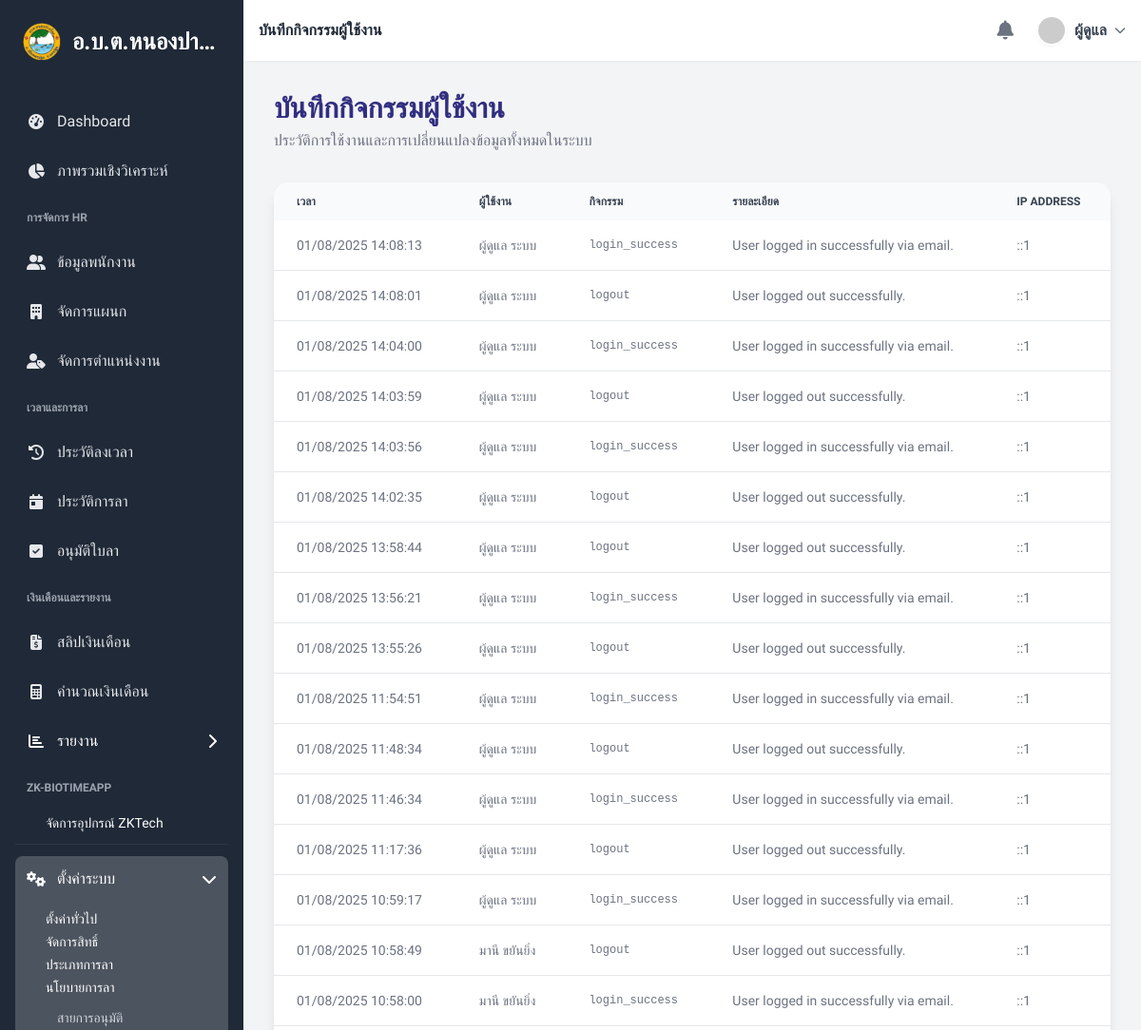
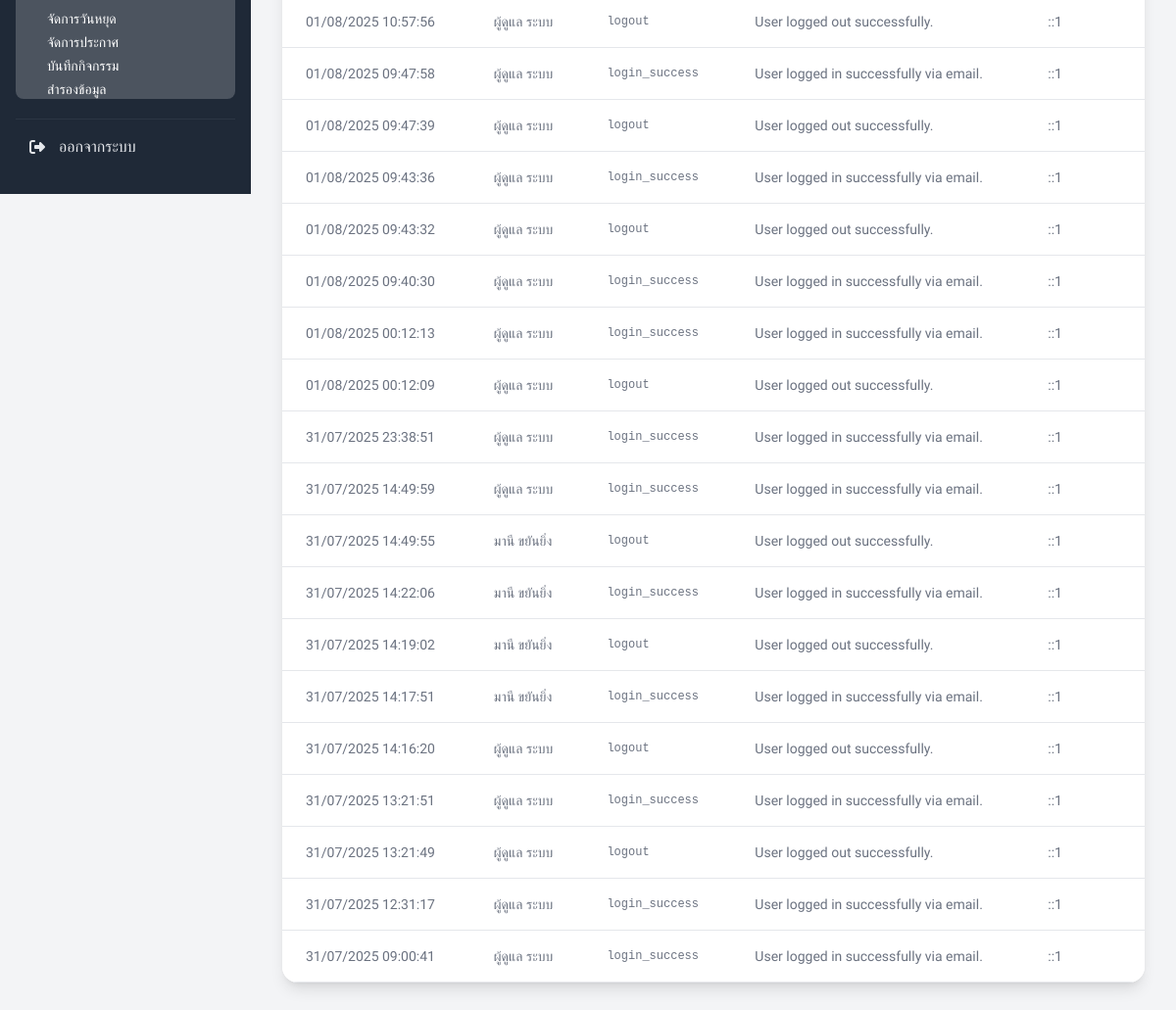
/audit_log (signed in), run on the app's committed database (2 pictures, top to bottom).
### tables this page shows
CREATE TABLE `audit_logs`  (
  `id` int NOT NULL AUTO_INCREMENT,
  `user_id` int NULL DEFAULT NULL,
  `action` varchar(100) NOT NULL,
  `details` text NULL,
  `ip_address` varchar(45) NULL DEFAULT NULL,
  `timestamp` timestamp NOT NULL DEFAULT current_timestamp,
  PRIMARY KEY (`id`) USING BTREE,
  INDEX `user_id`(`user_id`) USING BTREE,
  INDEX `action`(`action`) USING BTREE,
  INDEX `timestamp`(`timestamp`) USING BTREE,
  CONSTRAINT `fk_audit_user` FOREIGN KEY (`user_id`) REFERENCES `employees` (`id`) ON DELETE SET NULL ON UPDATE RESTRICT
);

CREATE TABLE `employees`  (
  `id` int NOT NULL AUTO_INCREMENT,
  `employee_code` varchar(50) NOT NULL,
  `password` varchar(255) NOT NULL,
  `prefix` varchar(50) NOT NULL,
  `first_name_th` varchar(100) NOT NULL,
  `first_name_en` varchar(100) NULL DEFAULT NULL,
  `last_name_th` varchar(100) NOT NULL,
  `last_name_en` varchar(100) NULL DEFAULT NULL,
  `gender` varchar(10) NULL DEFAULT NULL,
  `birth_date` date NULL DEFAULT NULL,
  `nationality` varchar(100) NULL DEFAULT NULL,
  `email` varchar(100) NOT NULL,
  `phone_number` varchar(20) NULL DEFAULT NULL,
  `work_phone` varchar(20) NULL DEFAULT NULL,
  `national_id` varchar(20) NULL DEFAULT NULL,
  `address_line1` varchar(255) NULL DEFAULT NULL,
  `district` varchar(100) NULL DEFAULT NULL,
  `province` varchar(100) NULL DEFAULT NULL,
  `postal_code` varchar(10) NULL DEFAULT NULL,
  `start_date` date NOT NULL,
  `probation_days` int NULL DEFAULT NULL,
  `status` enum('ทำงาน','ทดลองงาน','ลาออก','พักงาน') NOT NULL DEFAULT 'ทดลองงาน',
  `position_id` int NULL DEFAULT NULL,
  `department_id` int NULL DEFAULT NULL,
  `supervisor_id` int NULL DEFAULT NULL,
  `role_id` int NOT NULL,
  `line_user_id` varchar(255) NULL DEFAULT NULL,
  `salary` decimal(10, 2) NULL DEFAULT 0.00,
  `tax_id` varchar(20) NULL DEFAULT NULL,
  `bank_name` varchar(100) NULL DEFAULT NULL,
  `bank_account_number` varchar(30) NULL DEFAULT NULL,
  `provident_fund_rate_employee` decimal(5, 2) NULL DEFAULT NULL,
  `provident_fund_rate_company` decimal(5, 2) NULL DEFAULT NULL,
  `profile_image_path` varchar(255) NULL DEFAULT NULL,
  PRIMARY KEY (`id`) USING BTREE,
  UNIQUE INDEX `employee_code`(`employee_code`) USING BTREE,
  UNIQUE INDEX `email`(`email`) USING BTREE,
  UNIQUE INDEX `line_user_id`(`line_user_id`) USING BTREE,
  INDEX `position_id`(`position_id`) USING BTREE,
  INDEX `department_id`(`department_id`) USING BTREE,
  INDEX `role_id`(`role_id`) USING BTREE,
  INDEX `supervisor_id`(`supervisor_id`) USING BTREE
);

### controllers/AuditLogController.php (called while the page is built, shortened)
<?php
require_once __DIR__ . '/../models/AuditLog.php';
class AuditLogController {
    public function index() {
        $page_title = "บันทึกกิจกรรมผู้ใช้งาน";
        $database = new Database();
        $db = $database->getConnection();
        $auditLog = new AuditLog($db);
        $stmt = $auditLog->read();
        $num = $stmt->rowCount();
        require_once 'views/audit_logs/index.php';
    }
}
?>

### models/AuditLog.php (called while the page is built, shortened)
<?php
class AuditLog {
    private $conn;
    private $table_name = "audit_logs";
    public function __construct($db) {
        $this->conn = $db;
    }
    public function read($limit = 100, $offset = 0) {
        try {
            $query = "SELECT a.*, e.first_name_th, e.last_name_th, e.employee_code
                      FROM " . $this->table_name . " a
                      LEFT JOIN employees e ON a.user_id = e.id
                      ORDER BY a.timestamp DESC
                      LIMIT :limit OFFSET :offset";
            $stmt = $this->conn->prepare($query);
            $stmt->bindParam(':limit', $limit, PDO::PARAM_INT);
            $stmt->bindParam(':offset', $offset, PDO::PARAM_INT);
            $stmt->execute();
            return $stmt;
        } catch (Exception $e) {
            error_log("AuditLog read error: " . $e->getMessage());
            return false;
        }
    }
}
?>

### models/Setting.php (called while the page is built, shortened)
<?php
class Setting {
    private $conn;
    private $table_name = "system_settings";
    public function __construct($db) {
        $this->conn = $db;
    }
    public function getSimpleSettings() {
        $settings = [];
        $query = "SELECT setting_key, setting_value FROM " . $this->table_name;
        try {
            $stmt = $this->conn->prepare($query);
            $stmt->execute();
            while ($row = $stmt->fetch(PDO::FETCH_ASSOC)) {
                $settings[$row['setting_key']] = $row['setting_value'];
            }
        } catch (PDOException $e) {
            error_log("Error getting simple settings: " . $e->getMessage());
        }
        return $settings;
    }
}
?>

### views/audit_logs/index.php (the view, shortened to what this page needs)
<?php
require_once __DIR__ . '/../layouts/header.php';
require_once __DIR__ . '/../layouts/sidebar.php';
?>
<main class="flex-1 p-4 sm:p-6 lg:p-8">
    <div class="mb-8">
        <h1 class="text-2xl md:text-3xl font-bold text-indigo-900"><?php echo htmlspecialchars($page_title); ?></h1>
        <p class="text-gray-500 mt-1">ประวัติการใช้งานและการเปลี่ยนแปลงข้อมูลทั้งหมดในระบบ</p>
    </div>
    <div class="bg-white rounded-2xl shadow-lg overflow-hidden">
        <div class="overflow-x-auto">
            <table class="w-full text-sm text-left text-gray-500">
                <thead class="text-xs text-gray-700 uppercase bg-gray-50">
                    <tr>
                        <th class="px-6 py-3">เวลา</th>
                        <th class="px-6 py-3">ผู้ใช้งาน</th>
                        <th class="px-6 py-3">กิจกรรม</th>
                        <th class="px-6 py-3">รายละเอียด</th>
                        <th class="px-6 py-3">IP Address</th>
                    </tr>
                </thead>
                <tbody>
                    <?php if ($num > 0): ?>
                        <?php while ($row = $stmt->fetch(PDO::FETCH_ASSOC)): ?>
                            <tr class="bg-white border-b hover:bg-gray-50">
                                <td class="px-6 py-4"><?php echo date('d/m/Y H:i:s', strtotime($row['timestamp'])); ?></td>
                                <td class="px-6 py-4"><?php echo htmlspecialchars($row['first_name_th'] . ' ' . $row['last_name_th']); ?></td>
                                <td class="px-6 py-4 font-mono text-xs"><?php echo htmlspecialchars($row['action']); ?></td>
                                <td class="px-6 py-4"><?php echo htmlspecialchars($row['details']); ?></td>
                                <td class="px-6 py-4"><?php echo htmlspecialchars($row['ip_address']); ?></td>
                            </tr>
                        <?php endwhile; ?>
                    <?php else: ?>
                        <tr><td colspan="5" class="text-center p-4">ไม่พบข้อมูลกิจกรรม</td></tr>
                    <?php endif; ?>
                </tbody>
            </table>
        </div>
    </div>
</main>
<?php require_once __DIR__ . '/../layouts/footer.php'; ?>

### data on the page
audit_logs: timestamp "01/08/2025 14:08:13", user.last_name_th "ผู้ดูแล ระบบ", action "login_success", details "User logged in successfully via email.", ip_address "::1"
audit_logs: timestamp "01/08/2025 14:08:01", user.last_name_th "ผู้ดูแล ระบบ", action "logout", details "User logged out successfully.", ip_address "::1"
audit_logs: timestamp "01/08/2025 14:04:00", user.last_name_th "ผู้ดูแล ระบบ", action "login_success", details "User logged in successfully via email.", ip_address "::1"
audit_logs: timestamp "01/08/2025 14:03:59", user.last_name_th "ผู้ดูแล ระบบ", action "logout", details "User logged out successfully.", ip_address "::1"
audit_logs: timestamp "01/08/2025 14:03:56", user.last_name_th "ผู้ดูแล ระบบ", action "login_success", details "User logged in successfully via email.", ip_address "::1"
audit_logs: timestamp "01/08/2025 14:02:35", user.last_name_th "ผู้ดูแล ระบบ", action "logout", details "User logged out successfully.", ip_address "::1"
audit_logs: timestamp "01/08/2025 13:58:44", user.last_name_th "ผู้ดูแล ระบบ", action "logout", details "User logged out successfully.", ip_address "::1"
audit_logs: timestamp "01/08/2025 13:56:21", user.last_name_th "ผู้ดูแล ระบบ", action "login_success", details "User logged in successfully via email.", ip_address "::1"
audit_logs: timestamp "01/08/2025 13:55:26", user.last_name_th "ผู้ดูแล ระบบ", action "logout", details "User logged out successfully.", ip_address "::1"
audit_logs: timestamp "01/08/2025 11:54:51", user.last_name_th "ผู้ดูแล ระบบ", action "login_success", details "User logged in successfully via email.", ip_address "::1"
audit_logs: timestamp "01/08/2025 11:48:34", user.last_name_th "ผู้ดูแล ระบบ", action "logout", details "User logged out successfully.", ip_address "::1"
audit_logs: timestamp "01/08/2025 11:46:34", user.last_name_th "ผู้ดูแล ระบบ", action "login_success", details "User logged in successfully via email.", ip_address "::1"
audit_logs: timestamp "01/08/2025 11:17:36", user.last_name_th "ผู้ดูแล ระบบ", action "logout", details "User logged out successfully.", ip_address "::1"
audit_logs: timestamp "01/08/2025 10:59:17", user.last_name_th "ผู้ดูแล ระบบ", action "login_success", details "User logged in successfully via email.", ip_address "::1"
audit_logs: timestamp "01/08/2025 10:58:49", user.last_name_th "มานี ขยันยิ่ง", action "logout", details "User logged out successfully.", ip_address "::1"
audit_logs: timestamp "01/08/2025 10:58:00", user.last_name_th "มานี ขยันยิ่ง", action "login_success", details "User logged in successfully via email.", ip_address "::1"
audit_logs: timestamp "01/08/2025 10:57:56", user.last_name_th "ผู้ดูแล ระบบ", action "logout", details "User logged out successfully.", ip_address "::1"
audit_logs: timestamp "01/08/2025 09:47:58", user.last_name_th "ผู้ดูแล ระบบ", action "login_success", details "User logged in successfully via email.", ip_address "::1"
audit_logs: timestamp "01/08/2025 09:47:39", user.last_name_th "ผู้ดูแล ระบบ", action "logout", details "User logged out successfully.", ip_address "::1"
audit_logs: timestamp "01/08/2025 09:43:36", user.last_name_th "ผู้ดูแล ระบบ", action "login_success", details "User logged in successfully via email.", ip_address "::1"
audit_logs: timestamp "01/08/2025 09:43:32", user.last_name_th "ผู้ดูแล ระบบ", action "logout", details "User logged out successfully.", ip_address "::1"
audit_logs: timestamp "01/08/2025 09:40:30", user.last_name_th "ผู้ดูแล ระบบ", action "login_success", details "User logged in successfully via email.", ip_address "::1"
audit_logs: timestamp "01/08/2025 00:12:13", user.last_name_th "ผู้ดูแล ระบบ", action "login_success", details "User logged in successfully via email.", ip_address "::1"
audit_logs: timestamp "01/08/2025 00:12:09", user.last_name_th "ผู้ดูแล ระบบ", action "logout", details "User logged out successfully.", ip_address "::1"
audit_logs: timestamp "31/07/2025 23:38:51", user.last_name_th "ผู้ดูแล ระบบ", action "login_success", details "User logged in successfully via email.", ip_address "::1"
audit_logs: timestamp "31/07/2025 14:49:59", user.last_name_th "ผู้ดูแล ระบบ", action "login_success", details "User logged in successfully via email.", ip_address "::1"
audit_logs: timestamp "31/07/2025 14:49:55", user.last_name_th "มานี ขยันยิ่ง", action "logout", details "User logged out successfully.", ip_address "::1"
audit_logs: timestamp "31/07/2025 14:22:06", user.last_name_th "มานี ขยันยิ่ง", action "login_success", details "User logged in successfully via email.", ip_address "::1"
audit_logs: timestamp "31/07/2025 14:19:02", user.last_name_th "มานี ขยันยิ่ง", action "logout", details "User logged out successfully.", ip_address "::1"
audit_logs: timestamp "31/07/2025 14:17:51", user.last_name_th "มานี ขยันยิ่ง", action "login_success", details "User logged in successfully via email.", ip_address "::1"
audit_logs: timestamp "31/07/2025 14:16:20", user.last_name_th "ผู้ดูแล ระบบ", action "logout", details "User logged out successfully.", ip_address "::1"
audit_logs: timestamp "31/07/2025 13:21:51", user.last_name_th "ผู้ดูแล ระบบ", action "login_success", details "User logged in successfully via email.", ip_address "::1"
audit_logs: timestamp "31/07/2025 13:21:49", user.last_name_th "ผู้ดูแล ระบบ", action "logout", details "User logged out successfully.", ip_address "::1"
audit_logs: timestamp "31/07/2025 12:31:17", user.last_name_th "ผู้ดูแล ระบบ", action "login_success", details "User logged in successfully via email.", ip_address "::1"
audit_logs: timestamp "31/07/2025 09:00:41", user.last_name_th "ผู้ดูแล ระบบ", action "login_success", details "User logged in successfully via email.", ip_address "::1"

### other printed values
$org_name "อ.บ.ต.หนองปา…"
$page_title "บันทึกกิจกรรมผู้ใช้งาน"
$_SESSION['user_name'] "ผู้ดูแล"
